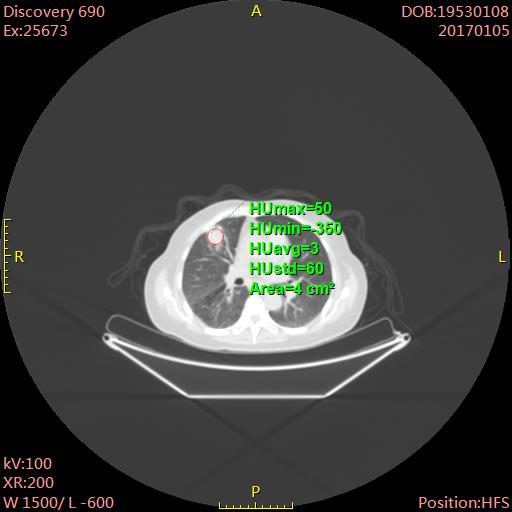
#> input picture Medical Mark/test1.jpg, 512 x 512 px, given in place of test.avi, which was not available
$ python segmentation.py   (older library calls are emulated)
#> lines starting #> are read from the running program, lines starting #| are printed output that depends on the picture; after the words box and inside, x2 and y2 are one past the last pixel; in counts of white or black regions, pixels touching at a corner belong together; pictures that were not available may be replaced by others from this repository, and a replacement may not be noted
import cv2
import math


# Capture the video stream
cap = cv2.VideoCapture('test.avi')
# Output loop.
while cap.isOpened():
    ret, frame = cap.read()
#> frame is the input picture: shape (512, 512, 3); mean B, G, R 62.6, 64.7, 63.7
    # If current frame is exist
    if ret:
        print(frame.shape)
#| (512, 512, 3)
        # Get source image into gray scale.
        gray = cv2.cvtColor(frame, cv2.COLOR_BGR2GRAY)
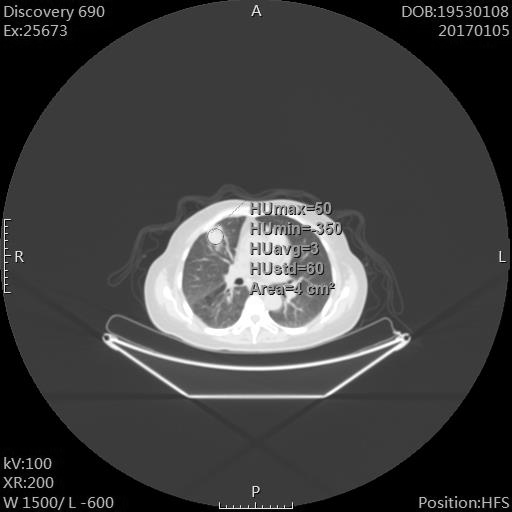
#> gray: shape (512, 512); min 0, max 255, mean 64.2
        cv2.imshow('frame', gray)
        # Get width and height of source image.
        width = gray.shape[0]
#> width = 512
        height = gray.shape[1]
#> height = 512
        # Get binary image through traditional thresholded method
        ret_threshold, threshold = cv2.threshold(gray, 200, 255, cv2.THRESH_BINARY)
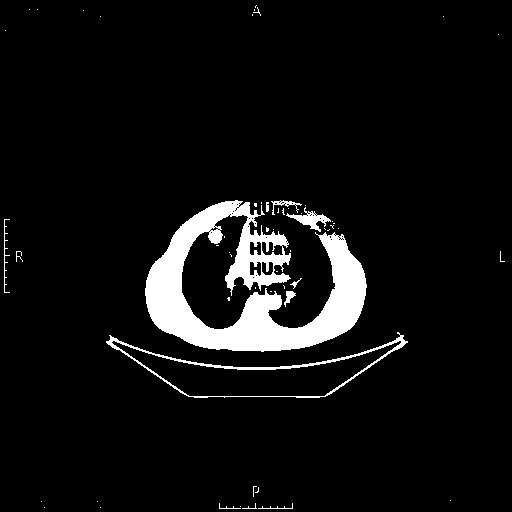
#> threshold: shape (512, 512); 6.5% white; 57 white regions (45 under 20 px), largest, box (x1, y1, x2, y2) and area: (145, 200, 367, 352) 14481, (106, 332, 408, 398) 1484, (286, 207, 331, 232) 370
        cv2.imshow('detection', threshold)
        # avoid noise from edge
        ret_threshold, threshold = cv2.threshold(gray[0:int(width * 0.95), 0:int(height * 0.95)], 200, 255,
                                                 cv2.THRESH_BINARY)
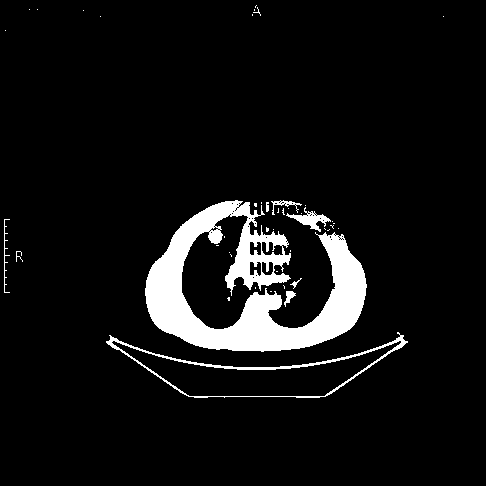
#> threshold: shape (486, 486); 7.1% white; 44 white regions (35 under 20 px)
        threshold, contours, hierarchy = cv2.findContours(threshold, cv2.RETR_EXTERNAL, cv2.CHAIN_APPROX_NONE)
#> contours = 44 contours, 39 with area under 20; largest, box (x1, y1, x2, y2) and area: (145, 200, 367, 352) 14331, (106, 332, 408, 398) 7384, (286, 207, 331, 232) 314, (271, 200, 302, 215) 80, (284, 291, 296, 307) 65

        # if the contours is exist.
        if len(contours) > 0:
            count = 0
            index = 0
            minval = math.inf
            # 遍历所有的轮廓
            for i in contours:
                # 将轮廓分解为识别对象的左上角坐标和宽、高
                x, y, w, h = cv2.boundingRect(i)
                # 获取最顶端的轮廓
                if minval > y:
                    minval = y
                    index = count
                count += 1
#> this loop made 44 passes
#> (i, x, y, w, h, minval) on passes 5, 8, 9, 12, 13, 14, 15, 21, 38: ([[255, 287], [255, 288]], 255, 287, 1, 2, 287), ([[276, 271], [277, 271]], 276, 271, 2, 1, 271), ([[230, 254], [231, 255], [231, 256], [231, 255]], 230, 254, 2, 3, 254), ([[290, 250], [290, 251]], 290, 250, 1, 2, 250), ([[216, 245], [217, 245], [218, 245], [217, 245]], 216, 245, 3, 1, 245), ([[224, 236], [224, 237]], 224, 236, 1, 2, 236), ([[329, 229], [328, 230], [327, 230], [328, 230]], 327, 229, 3, 2, 229), ([[333, 223], [334, 223]], 333, 223, 2, 1, 223), ([[252, 14], [252, 15]], 252, 14, 1, 2, 14)
#> (x, y, w, h, minval) on passes 1, 2, 3, 6, 7, 10: (106, 332, 302, 66, 332), (227, 297, 3, 4, 297), (284, 291, 12, 16, 291), (283, 285, 2, 4, 285), (290, 278, 12, 11, 278), (229, 252, 1, 1, 252)
#> after the loop, count = 44; index = 43; minval = 5

            # print(index)
            cv2.drawContours(frame, contours[index], -1, (0, 0, 255), 3)
#> frame: shape (512, 512, 3); 0.01% of pixels changed, all inside (x1, y1, x2, y2) = (253, 3, 259, 10)
            cv2.imshow('contours', frame)

        cv2.waitKey(0)
        # exit operation executed when program running.
        if cv2.waitKey(1) & 0xFF == ord('q'):
#> (key q is pressed here)
            break
    # Detect end of stream and finish loop.
    else:
        break

cap.release()
cv2.destroyAllWindows()

$ run again, on Medical Mark/test2.jpg
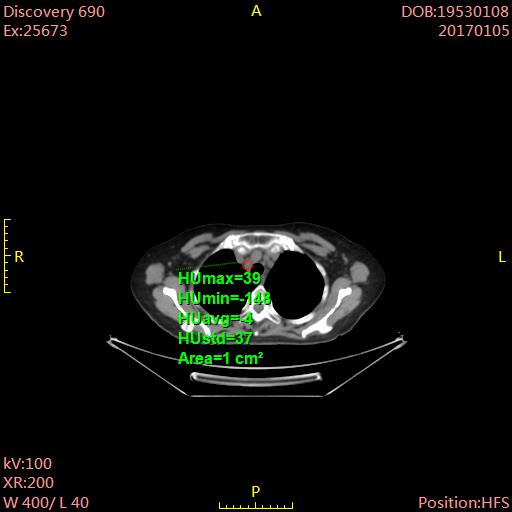
#> input picture Medical Mark/test2.jpg, 512 x 512 px, given in place of test.avi, which was not available
#> frame is the input picture: shape (512, 512, 3); mean B, G, R 9.9, 11.8, 10.9
#| (512, 512, 3)
#> `ret_threshold, threshold = cv2.threshold(gray, 200, 255, cv2.THRESH_BI..`:
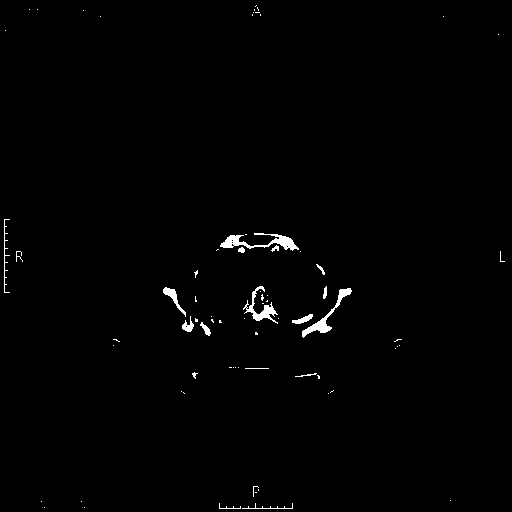
#> threshold: shape (512, 512); 0.9% white; 73 white regions (56 under 20 px), largest, box (x1, y1, x2, y2) and area: (220, 233, 299, 251) 529, (302, 288, 352, 338) 419, (243, 286, 278, 324) 360
#> `ret_threshold, threshold = cv2.threshold(gray[0:int(width * 0.95), 0:i..`:
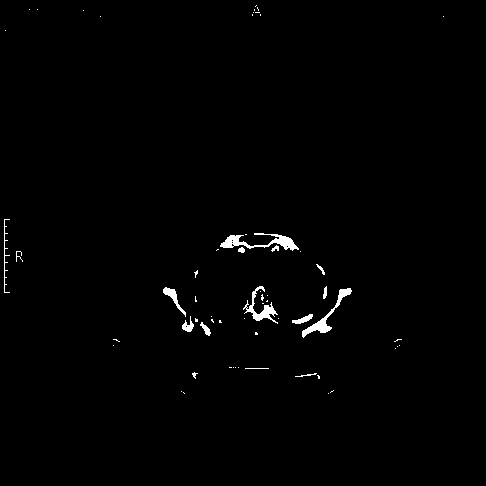
#> threshold: shape (486, 486); 0.94% white; 61 white regions (46 under 20 px)
#> contours = 61 contours, 52 with area under 20; largest, box (x1, y1, x2, y2) and area: (220, 233, 299, 251) 419, (302, 288, 352, 338) 346, (243, 286, 278, 324) 264, (163, 287, 186, 317) 135, (292, 314, 313, 324) 76
#> the loop `for i in contours:` made 61 passes
#> (i, x, y, w, h, minval) on passes 2, 29, 30, 43, 46, 52: ([[183, 392], [184, 393]], 183, 392, 2, 2, 392), ([[262, 303], [263, 303]], 262, 303, 2, 1, 303), ([[267, 300], [266, 301], [267, 301]], 266, 300, 2, 2, 300), ([[217, 249], [216, 250], [217, 249], [218, 249]], 216, 249, 3, 2, 249), ([[245, 234], [246, 234]], 245, 234, 2, 1, 234), ([[260, 14], [260, 15]], 260, 14, 1, 2, 14)
#> after the loop `for i in contours:`: count = 61; index = 60; minval = 5
#> frame: shape (512, 512, 3); 0.01% of pixels changed, all inside (x1, y1, x2, y2) = (253, 3, 259, 9)
